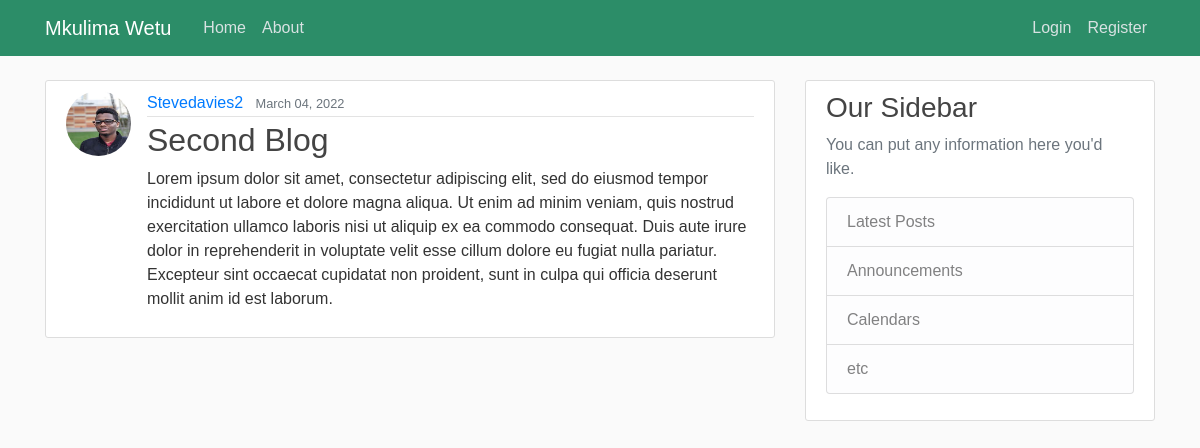
The page /post/33/ on the database its author committed.
### blog/models.py (models this page shows, shortened)
class Post(models.Model):
    title = models.CharField(max_length=100)
    content = models.TextField()
    date_posted = models.DateTimeField(default=timezone.now)
    author = models.ForeignKey(User, on_delete=models.CASCADE)

### users/models.py (models this page shows, shortened)
class Profile(models.Model):
    user = models.OneToOneField(User, on_delete=models.CASCADE)
    image = models.ImageField(default='default.jpg', upload_to='profile_pics')
    bio = models.TextField(max_length=150, null=True) #important so that someone can start empty

### blog/views.py (the view)
# urls.py: path('post/<int:pk>/', PostDetailView.as_view(), name='post-detail'),
class PostDetailView(DetailView):
    model = Post

### blog/templates/blog/post_detail.html (shortened to what this page needs)
<!--{% extends "blog/base.html" %}
{% block content %}
  <article class="media content-section">
    <img class="rounded-circle article-img" src="{{ object.author.profile.image.url }}">
    <div class="media-body">
      <div class="article-metadata">
        <a class="mr-2" href="{% url 'user-posts' object.author.username %}">{{ object.author }}</a>
        <small class="text-muted">{{ object.date_posted|date:"F d, Y" }}</small>
      </div>
      <h2 class="article-title">{{ object.title }}</h2>
      <p class="article-content">{{ object.content }}</p>
    </div>
  </article>
{% endblock content %}-->

### blog/static/blog/main.css (style rules this page uses)
body { background: #fafafa; color: #333333; margin-top: 5rem; font-family: Helvetica,Arial,sans-serif; }
h1, h2, h3, h4, h5, h6 { color: #444444; }
.content-section { background: #ffffff; padding: 10px 20px; border: 1px solid #dddddd; border-radius: 3px; margin-bottom: 20px; }
.article-title { color: #444444; }
.article-content { white-space: pre-line; }
.article-img { height: 65px; width: 65px; margin-right: 16px; }
.article-metadata { padding-bottom: 1px; margin-bottom: 4px; border-bottom: 1px solid #e3e3e3 }

### rows shown on the page
Post: author.profile.image (picture), author "Stevedavies2", date_posted "March 04, 2022", title "Second Blog", content "Lorem ipsum dolor sit amet, consectetur adipiscing elit, sed do eiusmod tempor incididunt ut labore et dolore magna aliqua. Ut enim ad minim veniam, quis nostrud exercitation ullamco laboris nisi ut aliquip ex ea commodo consequat. Duis aute irure dolor in reprehenderit in voluptate velit esse cillum dolore eu fugiat nulla pariatur. Excepteur sint occaecat cupidatat non proident, sunt in culpa qui officia deserunt mollit anim id est laborum."
